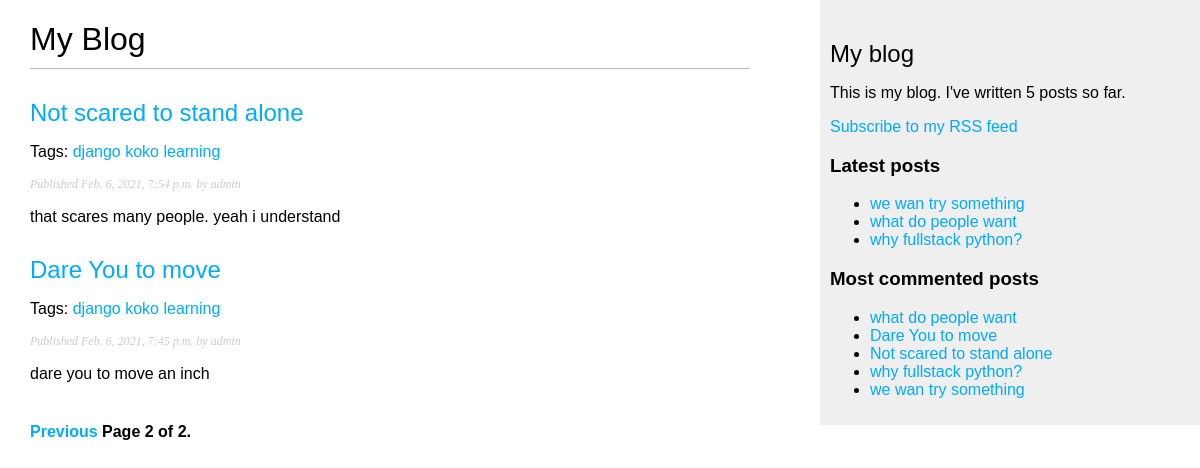
Screenshot of /blog/?page=2 with the database file from the repository.
### blog/models.py (models this page shows, shortened)
class Post(models.Model):
    STATUS_CHOICES = (
        ('draft', 'Draft'),
        ('published', 'Published'),
    )
    title = models.CharField(max_length=250)
    slug = models.SlugField(max_length=250,
                            unique_for_date='publish')
    author = models.ForeignKey(User,
                               on_delete=models.CASCADE,
                               related_name='blog_posts')
    body = models.TextField()
    publish = models.DateTimeField(default=timezone.now)
    created = models.DateTimeField(auto_now_add=True)
    updated = models.DateTimeField(auto_now=True)
    status = models.CharField(max_length=10,
                              choices=STATUS_CHOICES,
                              default='draft')
    objects = models.Manager()  # The default manager.
    published = PublishedManager()  # Our custom manager.
    tags = TaggableManager()
    class Meta:
        ordering = ('-publish',)
    def get_absolute_url(self):
        return reverse("blog:post_detail", args=[self.publish.year,
                                                 self.publish.month,
                                                 self.publish.day, self.slug])

### blog/views.py (the view)
# urls.py: path('', views.post_list, name='post_list'),
def post_list(request, tag_slug=None):
    object_list = Post.published.all()
    tag = None
    if tag_slug:
        tag = get_object_or_404(Tag, slug=tag_slug)
        object_list = object_list.filter(tags__in=[tag])
    paginator = Paginator(object_list, 3)  # 3 posts in each page
    page = request.GET.get('page')
    try:
        posts = paginator.page(page)
    except PageNotAnInteger:
        posts = paginator.page(1)
    except EmptyPage:
        posts = paginator.page(paginator.num_pages)
    return render(request,
                  'blog/post/list.html',
                  {'page': page,
                   'posts': posts,
                   'tag': tag})

### blog/models.py (called while the page is built)
    def get_queryset(self):
        return super(PublishedManager,
                     self).get_queryset()\
            .filter(status='published')

### blog/templatetags/blog_tags.py (called while the page is built)
@register.simple_tag
def total_posts():
    return Post.published.count()

@register.inclusion_tag('blog/post/latest_posts.html')
def show_latest_posts(count=5):
    latest_posts = Post.published.order_by('-publish')[:count]
    return {'latest_posts': latest_posts}

@register.simple_tag
def get_most_commented_posts(count=5):
    return Post.published.annotate(
        total_comments=Count('comments')
    ).order_by('-total_comments')[:count]

@register.filter(name='markdown')
def markdown_format(text):
    return mark_safe(markdown.markdown(text))

### blog/templates/blog/post/list.html (shortened to what this page needs)
{% extends "blog/base.html" %}
{% load blog_tags %}
{% block content %}
  <h1>My Blog</h1>
  {% for post in posts %}
    <h2>
      <a href="{{ post.get_absolute_url }}">
        {{ post.title }}
      </a>
    </h2>
    <p class="tags">
      Tags:
      {% for tag in post.tags.all%}
        <a href="{% url "blog:post_list_by_tag" tag.slug %}">
          {{tag.name}}
        </a>
      {% endfor %}
    </p>
    <p class="date">
      Published {{ post.publish }} by {{ post.author }}
    </p>
    {{ post.body|markdown|truncatewords_html:30 }}
  {% endfor %}
  {% include "pagination.html" with page=posts %}
{% endblock %}

### blog/templates/blog/base.html (shortened to what this page needs)
{% load blog_tags %}
{% load static %}
<!DOCTYPE html>
<html>
<head>
  <link href="{% static "css/blog.css" %}" rel="stylesheet">
</head>
<body>
  <div id="content">
    {% block content %}
    {% endblock %}
  </div>
  <div id="sidebar">
    <h2>My blog</h2>
    <p>This is my blog. I've written {% total_posts %} posts so far.</p>
    <p>
      <a href="{% url "blog:post_feed" %}">Subscribe to my RSS feed</a>
    </p>
    <h3>Latest posts</h3>
    {% show_latest_posts 3 %}
    <h3>Most commented posts</h3>
    {% get_most_commented_posts as most_commented_posts %}
    <ul>
      {% for post in most_commented_posts %}
        <li>
          <a href="{{ post.get_absolute_url }}">{{ post.title }}</a>
        </li>
      {% endfor %}
    </ul>
  </div>
</body>
</html>

### blog/templates/blog/post/latest_posts.html
<ul>
  {% for post in latest_posts %}
    <li>
      <a href="{{ post.get_absolute_url }}">{{ post.title }}</a>
    </li>
  {% endfor %}
</ul>

### blog/static/css/blog.css (style rules this page uses)
body { margin: 0; padding: 0; font-family: helvetica, sans-serif; }
a { color: #00abff; text-decoration: none; }
h1 { font-weight: normal; border-bottom: 1px solid #bbb; padding: 0 0 10px 0; }
h2 { font-weight: normal; margin: 30px 0 0; }
#content { float: left; width: 60%; padding: 0 0 0 30px; }
#sidebar { float: right; width: 30%; padding: 10px; background: #efefef; height: 100%; }
p.date { color: #ccc; font-family: georgia, serif; font-size: 12px; font-style: italic; }

### rows the page displays
Post: title "Not scared to stand alone", publish "Feb. 6, 2021, 7:54 p.m.", author "admin", body "that scares many people. yeah i understand"
Tag: name "django"
Tag: name "koko"
Tag: name "learning"
Post: title "Dare You to move", publish "Feb. 6, 2021, 7:45 p.m.", author "admin", body "dare you to move an inch"
Post: title "we wan try something"
Post: title "what do people want"
Post: title "why fullstack python?"

### other values shown
{{ page.number }} "2"
{{ page.paginator.num_pages }} "2"
